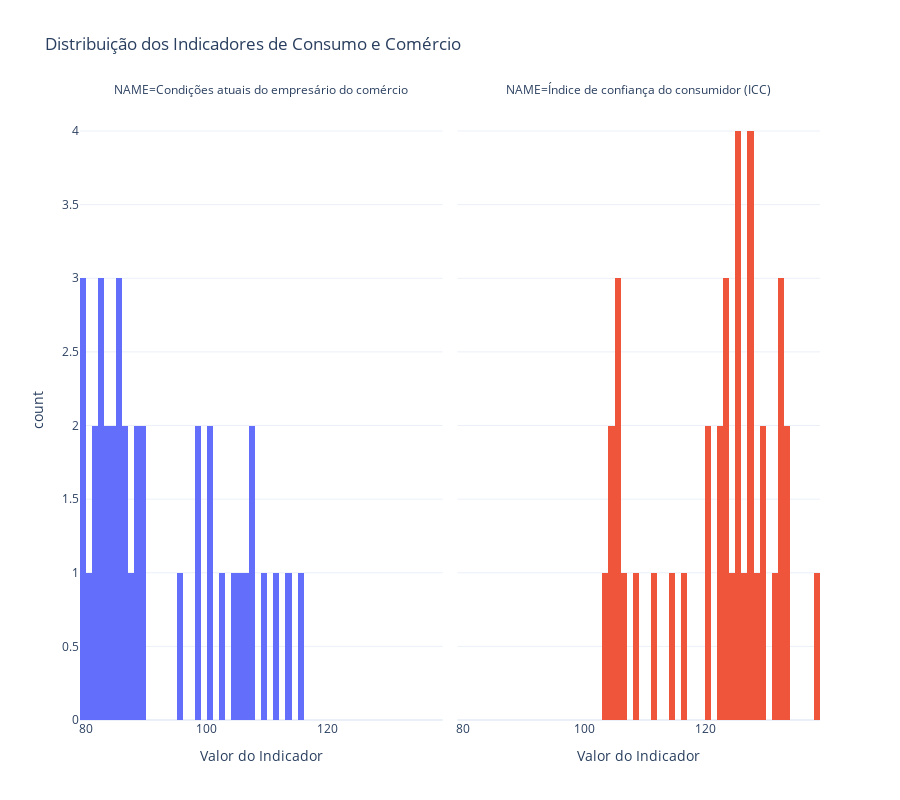

Notebook cell for this chart:
### Code cell
import plotly.express as px

fig = px.histogram(
    dados_consumo_corrigido,
    x="VALOR",
    facet_col="NAME",
    facet_col_wrap=2,  # Controla quantas colunas por linha
    title="Distribuição dos Indicadores de Consumo e Comércio",
    labels={"VALOR": "Valor do Indicador"},
    nbins=60,  # Número de barras
    color="NAME"
)

fig.update_layout(
    template="plotly_white",
    height=800,
    showlegend=False
)

fig.show()

### Figure 1 — Plotly figure (JSON) as saved in the notebook; plotly's stock layout.template omitted (floating-point values rounded to 4 significant figures)
{"data": [{"bingroup": "x", "hovertemplate": "NAME=Condições atuais do empresário do comércio<br>Valor do Indicador=%{x}<br>count=%{y}<extra></extra>", "legendgroup": "Condições atuais do empresário do comércio", "marker": {"color": "#636efa", "pattern": {"shape": ""}}, "name": "Condições atuais do empresário do comércio", "nbinsx": 60, "orientation": "v", "showlegend": true, "type": "histogram", "x": [100.1, 100.4, 98.27, 98.03, 102.2, 105.0, 106.4, 107.3, 107.8, 113.4, 115.7, 111.6, 109.7, 105.2, 95.7, 89.63, 85.08, 81.17, 82.45, 87.39, 89.7, 88.3, 82.93, 80.97, 85.43, 88.62, 86.83, 83.42, 79.91, 79.06, 82.25, 83.75, 84.33, 86.06, 85.73, 84.7, 81.98, 79.7], "xaxis": "x", "yaxis": "y"}, {"bingroup": "x", "hovertemplate": "NAME=Índice de confiança do consumidor (ICC)<br>Valor do Indicador=%{x}<br>count=%{y}<extra></extra>", "legendgroup": "Índice de confiança do consumidor (ICC)", "marker": {"color": "#EF553B", "pattern": {"shape": ""}}, "name": "Índice de confiança do consumidor (ICC)", "nbinsx": 60, "orientation": "v", "showlegend": true, "type": "histogram", "x": [108.3, 104.0, 105.1, 104.3, 105.9, 103.6, 105.6, 106.8, 111.5, 114.2, 116.8, 122.8, 125.4, 128.8, 127.4, 125.1, 122.2, 125.3, 124.5, 131.0, 132.6, 132.8, 129.7, 133.5, 133.2, 138.2, 132.5, 129.6, 126.5, 127.0, 127.8, 127.3, 123.2, 121.0, 123.9, 125.6, 123.5, 120.5], "xaxis": "x2", "yaxis": "y2"}], "layout": {"annotations": [{"font": {}, "showarrow": false, "text": "NAME=Condições atuais do empresário do comércio", "x": 0.245, "xanchor": "center", "xref": "paper", "y": 1, "yanchor": "bottom", "yref": "paper"}, {"font": {}, "showarrow": false, "text": "NAME=Índice de confiança do consumidor (ICC)", "x": 0.755, "xanchor": "center", "xref": "paper", "y": 1, "yanchor": "bottom", "yref": "paper"}], "barmode": "relative", "height": 800, "legend": {"title": {"text": "NAME"}, "tracegroupgap": 0}, "showlegend": false, "title": {"text": "Distribuição dos Indicadores de Consumo e Comércio"}, "xaxis": {"anchor": "y", "domain": [0, 0.49], "title": {"text": "Valor do Indicador"}}, "xaxis2": {"anchor": "y2", "domain": [0.51, 1], "matches": "x", "title": {"text": "Valor do Indicador"}}, "yaxis": {"anchor": "x", "domain": [0, 1], "title": {"text": "count"}}, "yaxis2": {"anchor": "x2", "domain": [0, 1], "matches": "y", "showticklabels": false}}}
